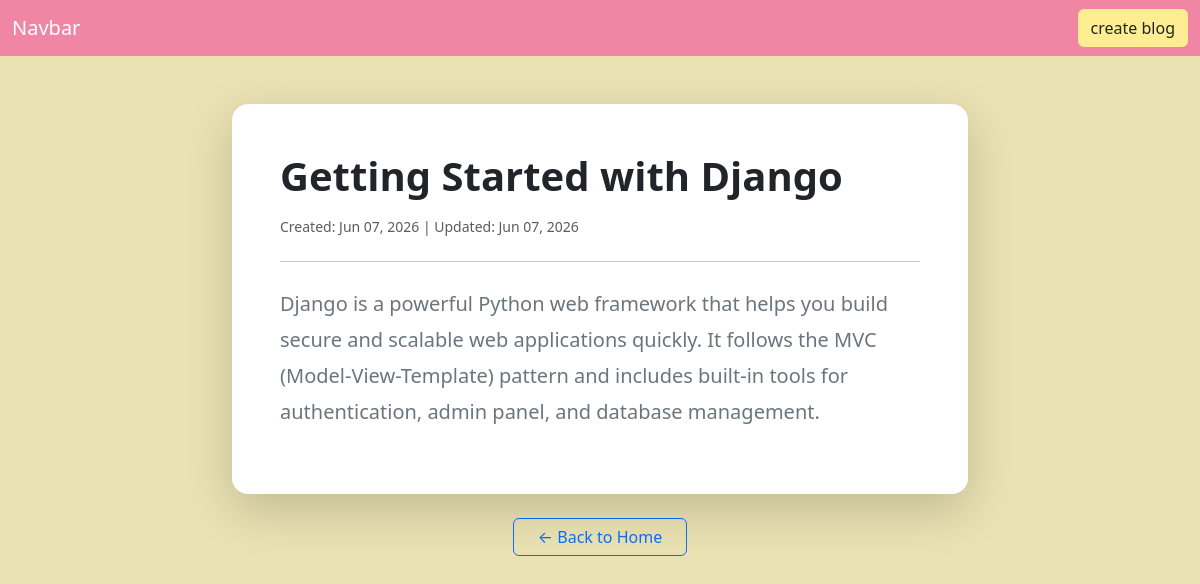
The app's page /blog/view/10 with its own data.
### blog/models.py (models this page shows, shortened)
class Blog(models.Model):
    title=models.CharField(max_length=44)
    description=models.TextField(max_length=555)
    created_at=models.DateTimeField(auto_now_add=True)
    updated_at=models.DateTimeField(auto_now=True)
    image=models.ImageField(blank=True)

### blog/views.py (the view)
# urls.py: path('blog/view/<int:id>',views.view_blog,name='view_blog'),
def view_blog(request,id):
   blog=Blog.objects.get(id=id)
   data={'blog':blog}
   return render(request,'view.html',data)

### templates/view.html (shortened to what this page needs)
{% extends 'base.html' %}
{% block content %}
<div class="container py-5">
    <div class="row justify-content-center">
        <div class="col-md-8">
            <div class="card border-0 shadow-lg rounded-4">
                <div class="card-body p-5">
                    <h1 class="fw-bold mb-3 text-dark">
                        {{ blog.title }}
                    </h1>
                    <div class="text-muted small mb-4">
                        Created: {{ blog.created_at|date:"M d, Y" }} |
                        Updated: {{ blog.updated_at|date:"M d, Y" }}
                    </div>
                    <hr>
                    <p class="fs-5 text-secondary mt-4" style="line-height: 1.8;">
                        {{ blog.description }}
                    </p>
                </div>
            </div>
            <div class="text-center mt-4">
                <a href="{% url 'home' %}" class="btn btn-outline-primary px-4">
                    ← Back to Home
                </a>
            </div>
        </div>
    </div>
</div>
{% endblock %}

### records on screen
Blog: title "Getting Started with Django", created_at "Jun 07, 2026", updated_at "Jun 07, 2026", description "Django is a powerful Python web framework that helps you build secure and scalable web applications quickly. It follows the MVC (Model-View-Template) pattern and includes built-in tools for authentication, admin panel, and database management."
